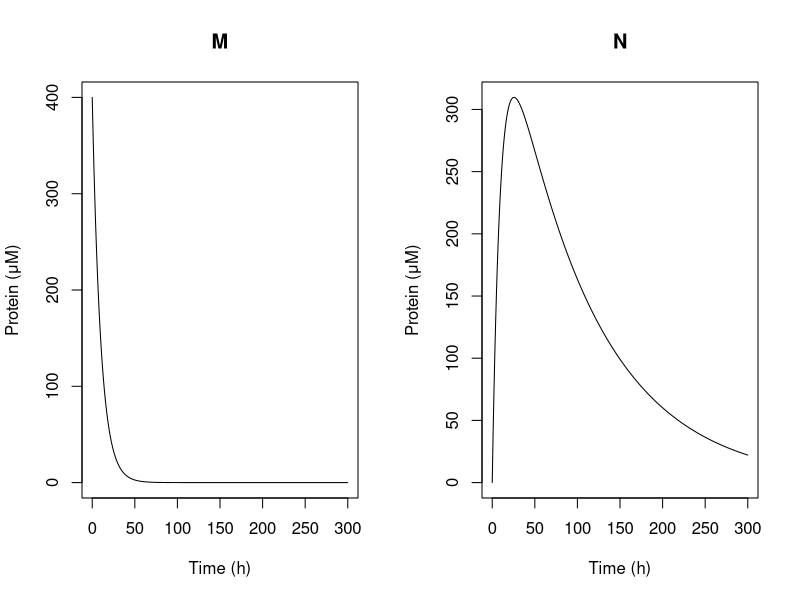
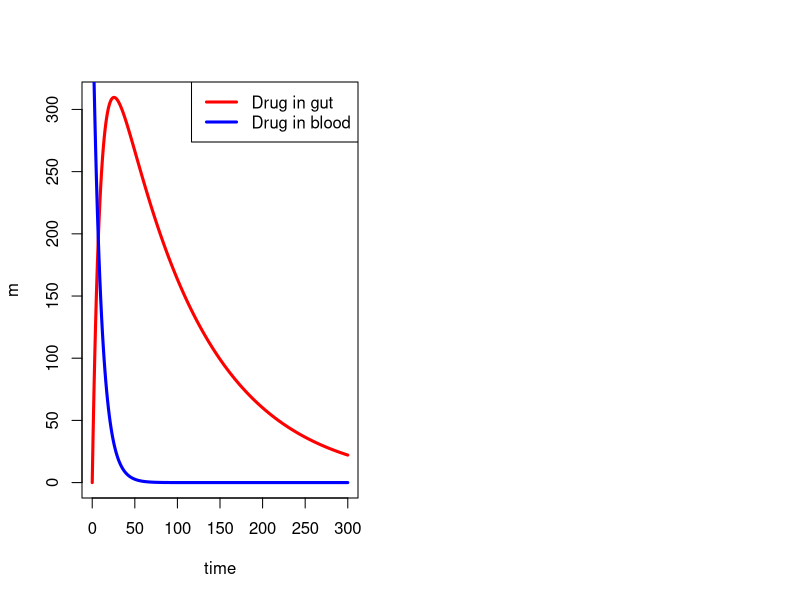

Write the R code that produced these figures, in order.
rm(list=ls()) # Clear the memory
library(deSolve)
############# ODE function #########
my_ode<-function(t,state,parms){
  with(as.list(state),{
    dndt=rep(0,length(state))
    #-------My Equations----------------
    dndt[1] = -a*M
    dndt[2] = a*M-k*N
    #-------------------------------------
    return(list(dndt)) # Return
  })
}
############ END of function ##########
M=400
N=0 # Initial value = 100 μM
a=0.100
init=c(M=M,N=N) # Create a vector with initial values 
k=0.01 # Exponential decay constant (/h)
t=seq(0,300,1) # Run for 80 time steps
out <- ode(y =init, times = t, func = my_ode, parms = NULL)
tail(out) # Prints the first time points
plot(out,type="l",xlab="Time (h)",ylab="Protein (μM)")
time=out[,1]
n=out[,2]
m=out[,3]
plot(time,m,col="red",type="l",lwd=3)
lines(time,n,col="blue",lwd=3)
legend("topright",c("Drug in gut","Drug in blood"),col=c("red","blue"),lty =1,lwd=3)
out[301,]
